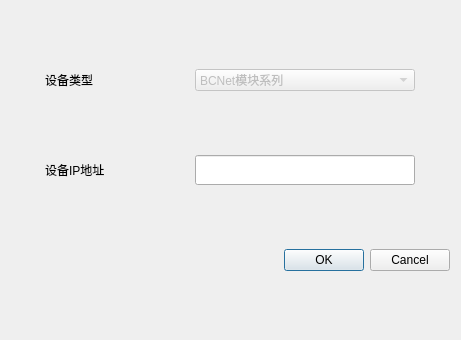
<?xml version="1.0" encoding="UTF-8"?>
<ui version="4.0">
 <class>DiaFindDef</class>
 <widget class="QDialog" name="DiaFindDef">
  <property name="geometry">
   <rect>
    <x>0</x>
    <y>0</y>
    <width>461</width>
    <height>340</height>
   </rect>
  </property>
  <property name="windowTitle">
   <string>Dialog</string>
  </property>
  <layout class="QGridLayout" name="gridLayout">
   <item row="0" column="0">
    <layout class="QHBoxLayout" name="horizontalLayout_2">
     <item>
      <widget class="QLabel" name="label">
       <property name="maximumSize">
        <size>
         <width>110</width>
         <height>16777215</height>
        </size>
       </property>
       <property name="text">
        <string>设备类型</string>
       </property>
      </widget>
     </item>
     <item>
      <widget class="QComboBox" name="comboBox">
       <property name="enabled">
        <bool>false</bool>
       </property>
       <property name="maximumSize">
        <size>
         <width>220</width>
         <height>16777215</height>
        </size>
       </property>
       <item>
        <property name="text">
         <string>BCNet模块系列</string>
        </property>
       </item>
       <item>
        <property name="text">
         <string>西门子S7系列</string>
        </property>
       </item>
       <item>
        <property name="text">
         <string>西门子S7系列P</string>
        </property>
       </item>
       <item>
        <property name="text">
         <string>西门子S7系列M</string>
        </property>
       </item>
       <item>
        <property name="text">
         <string>以太网协议网关</string>
        </property>
       </item>
       <item>
        <property name="text">
         <string>三菱协议网关</string>
        </property>
       </item>
       <item>
        <property name="text">
         <string>工业远程网关</string>
        </property>
       </item>
      </widget>
     </item>
    </layout>
   </item>
   <item row="1" column="0">
    <layout class="QHBoxLayout" name="horizontalLayout">
     <item>
      <widget class="QLabel" name="label_2">
       <property name="maximumSize">
        <size>
         <width>110</width>
         <height>16777215</height>
        </size>
       </property>
       <property name="text">
        <string>设备IP地址</string>
       </property>
      </widget>
     </item>
     <item>
      <widget class="QLineEdit" name="liEdIp">
       <property name="maximumSize">
        <size>
         <width>220</width>
         <height>30</height>
        </size>
       </property>
      </widget>
     </item>
    </layout>
   </item>
   <item row="2" column="0">
    <widget class="QDialogButtonBox" name="buttonBox">
     <property name="orientation">
      <enum>Qt::Horizontal</enum>
     </property>
     <property name="standardButtons">
      <set>QDialogButtonBox::Cancel|QDialogButtonBox::Ok</set>
     </property>
    </widget>
   </item>
  </layout>
 </widget>
 <resources/>
 <connections>
  <connection>
   <sender>buttonBox</sender>
   <signal>accepted()</signal>
   <receiver>DiaFindDef</receiver>
   <slot>accept()</slot>
   <hints>
    <hint type="sourcelabel">
     <x>248</x>
     <y>254</y>
    </hint>
    <hint type="destinationlabel">
     <x>157</x>
     <y>274</y>
    </hint>
   </hints>
  </connection>
  <connection>
   <sender>buttonBox</sender>
   <signal>rejected()</signal>
   <receiver>DiaFindDef</receiver>
   <slot>reject()</slot>
   <hints>
    <hint type="sourcelabel">
     <x>316</x>
     <y>260</y>
    </hint>
    <hint type="destinationlabel">
     <x>286</x>
     <y>274</y>
    </hint>
   </hints>
  </connection>
 </connections>
</ui>
